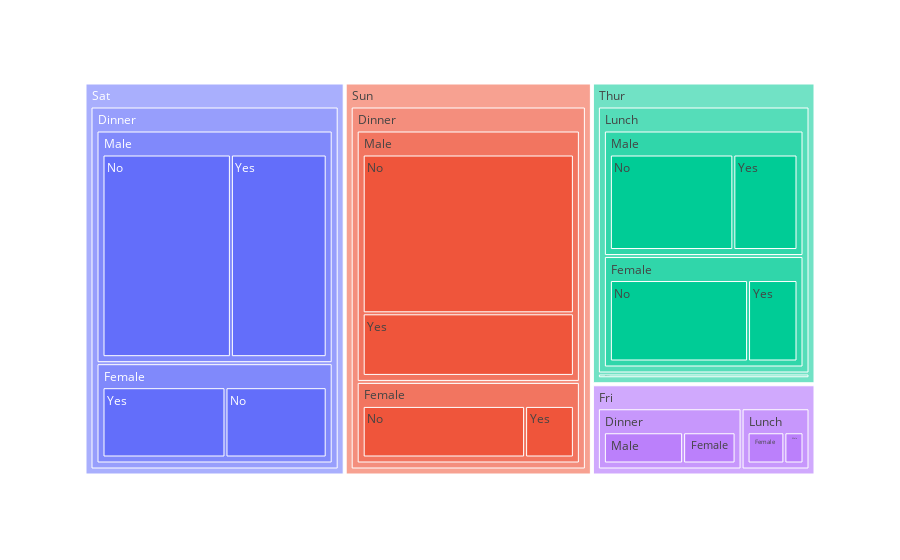

Notebook source saved alongside this figure:
### Code cell
px.treemap(
    data_frame= tips,
    path = ['day' ,'time','sex','smoker'],
    values = 'tip'
)

### Figure 1 — Plotly figure (JSON) as saved in the notebook; plotly's stock layout.template omitted (floating-point values rounded to 4 significant figures)
{"data": [{"branchvalues": "total", "domain": {"x": [0, 1], "y": [0, 1]}, "hovertemplate": "labels=%{label}<br>tip=%{value}<br>parent=%{parent}<br>id=%{id}<extra></extra>", "ids": ["Thur/Lunch/Male/Yes", "Fri/Lunch/Male/Yes", "Sat/Lunch/Male/Yes", "Sun/Lunch/Male/Yes", "Thur/Dinner/Male/Yes", "Fri/Dinner/Male/Yes", "Sat/Dinner/Male/Yes", "Sun/Dinner/Male/Yes", "Thur/Lunch/Female/Yes", "Fri/Lunch/Female/Yes", "Sat/Lunch/Female/Yes", "Sun/Lunch/Female/Yes", "Thur/Dinner/Female/Yes", "Fri/Dinner/Female/Yes", "Sat/Dinner/Female/Yes", "Sun/Dinner/Female/Yes", "Thur/Lunch/Male/No", "Fri/Lunch/Male/No", "Sat/Lunch/Male/No", "Sun/Lunch/Male/No", "Thur/Dinner/Male/No", "Fri/Dinner/Male/No", "Sat/Dinner/Male/No", "Sun/Dinner/Male/No", "Thur/Lunch/Female/No", "Fri/Lunch/Female/No", "Sat/Lunch/Female/No", "Sun/Lunch/Female/No", "Thur/Dinner/Female/No", "Fri/Dinner/Female/No", "Sat/Dinner/Female/No", "Sun/Dinner/Female/No", "Thur/Lunch/Male", "Fri/Lunch/Male", "Sat/Lunch/Male", "Sun/Lunch/Male", "Thur/Dinner/Male", "Fri/Dinner/Male", "Sat/Dinner/Male", "Sun/Dinner/Male", "Thur/Lunch/Female", "Fri/Lunch/Female", "Sat/Lunch/Female", "Sun/Lunch/Female", "Thur/Dinner/Female", "Fri/Dinner/Female", "Sat/Dinner/Female", "Sun/Dinner/Female", "Thur/Lunch", "Fri/Lunch", "Sat/Lunch", "Sun/Lunch", "Thur/Dinner", "Fri/Dinner", "Sat/Dinner", "Sun/Dinner", "Thur", "Fri", "Sat", "Sun"], "labels": ["Yes", "Yes", "Yes", "Yes", "Yes", "Yes", "Yes", "Yes", "Yes", "Yes", "Yes", "Yes", "Yes", "Yes", "Yes", "Yes", "No", "No", "No", "No", "No", "No", "No", "No", "No", "No", "No", "No", "No", "No", "No", "No", "Male", "Male", "Male", "Male", "Male", "Male", "Male", "Male", "Female", "Female", "Female", "Female", "Female", "Female", "Female", "Female", "Lunch", "Lunch", "Lunch", "Lunch", "Dinner", "Dinner", "Dinner", "Dinner", "Thur", "Fri", "Sat", "Sun"], "name": "", "parents": ["Thur/Lunch/Male", "Fri/Lunch/Male", "Sat/Lunch/Male", "Sun/Lunch/Male", "Thur/Dinner/Male", "Fri/Dinner/Male", "Sat/Dinner/Male", "Sun/Dinner/Male", "Thur/Lunch/Female", "Fri/Lunch/Female", "Sat/Lunch/Female", "Sun/Lunch/Female", "Thur/Dinner/Female", "Fri/Dinner/Female", "Sat/Dinner/Female", "Sun/Dinner/Female", "Thur/Lunch/Male", "Fri/Lunch/Male", "Sat/Lunch/Male", "Sun/Lunch/Male", "Thur/Dinner/Male", "Fri/Dinner/Male", "Sat/Dinner/Male", "Sun/Dinner/Male", "Thur/Lunch/Female", "Fri/Lunch/Female", "Sat/Lunch/Female", "Sun/Lunch/Female", "Thur/Dinner/Female", "Fri/Dinner/Female", "Sat/Dinner/Female", "Sun/Dinner/Female", "Thur/Lunch", "Fri/Lunch", "Sat/Lunch", "Sun/Lunch", "Thur/Dinner", "Fri/Dinner", "Sat/Dinner", "Sun/Dinner", "Thur/Lunch", "Fri/Lunch", "Sat/Lunch", "Sun/Lunch", "Thur/Dinner", "Fri/Dinner", "Sat/Dinner", "Sun/Dinner", "Thur", "Fri", "Sat", "Sun", "Thur", "Fri", "Sat", "Sun", "", "", "", ""], "type": "treemap", "values": [30.58, 5.7, 0, 0, 0, 16.23, 77.74, 52.82, 20.93, 7.98, 0, 0, 0, 10.8, 43.03, 14, 58.83, 0, 0, 0, 0, 5, 104.2, 134.0, 58.49, 3, 0, 0, 3, 3.25, 35.42, 46.61, 89.41, 5.7, 0, 0, 0, 21.23, 181.9, 186.8, 79.42, 10.98, 0, 0, 3, 14.05, 78.45, 60.61, 168.8, 16.68, 0, 0, 3, 35.28, 260.4, 247.4, 171.8, 51.96, 260.4, 247.4]}], "layout": {"legend": {"tracegroupgap": 0}, "margin": {"t": 60}}}
